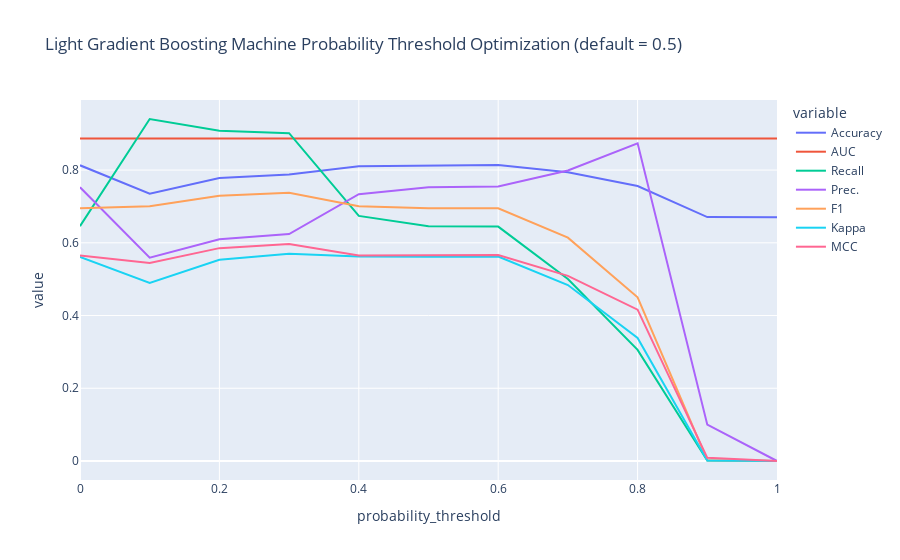

Notebook source saved alongside this figure:
### Code cell
best_lr_threshold = optimize_threshold(calibrated_dt,optimize='Recall')

### Figure 1 — Plotly figure (JSON) as saved in the notebook; plotly's stock layout.template omitted (floating-point values rounded to 4 significant figures)
{"data": [{"hovertemplate": "variable=Accuracy<br>probability_threshold=%{x}<br>value=%{y}<extra></extra>", "legendgroup": "Accuracy", "line": {"color": "#636efa", "dash": "solid"}, "marker": {"symbol": "circle"}, "mode": "lines", "name": "Accuracy", "orientation": "v", "showlegend": true, "type": "scatter", "x": [0, 0.1, 0.2, 0.3, 0.4, 0.5, 0.6, 0.7, 0.8, 0.9, 1], "xaxis": "x", "y": [0.8131, 0.7349, 0.7781, 0.7881, 0.8103, 0.8131, 0.8139, 0.7938, 0.756, 0.6706, 0.6702], "yaxis": "y"}, {"hovertemplate": "variable=AUC<br>probability_threshold=%{x}<br>value=%{y}<extra></extra>", "legendgroup": "AUC", "line": {"color": "#EF553B", "dash": "solid"}, "marker": {"symbol": "circle"}, "mode": "lines", "name": "AUC", "orientation": "v", "showlegend": true, "type": "scatter", "x": [0, 0.1, 0.2, 0.3, 0.4, 0.5, 0.6, 0.7, 0.8, 0.9, 1], "xaxis": "x", "y": [0.887, 0.887, 0.887, 0.887, 0.887, 0.887, 0.887, 0.887, 0.887, 0.887, 0.887], "yaxis": "y"}, {"hovertemplate": "variable=Recall<br>probability_threshold=%{x}<br>value=%{y}<extra></extra>", "legendgroup": "Recall", "line": {"color": "#00cc96", "dash": "solid"}, "marker": {"symbol": "circle"}, "mode": "lines", "name": "Recall", "orientation": "v", "showlegend": true, "type": "scatter", "x": [0, 0.1, 0.2, 0.3, 0.4, 0.5, 0.6, 0.7, 0.8, 0.9, 1], "xaxis": "x", "y": [0.6457, 0.9404, 0.9079, 0.9013, 0.6739, 0.6457, 0.6446, 0.5006, 0.3055, 0.0011, 0], "yaxis": "y"}, {"hovertemplate": "variable=Prec.<br>probability_threshold=%{x}<br>value=%{y}<extra></extra>", "legendgroup": "Prec.", "line": {"color": "#ab63fa", "dash": "solid"}, "marker": {"symbol": "circle"}, "mode": "lines", "name": "Prec.", "orientation": "v", "showlegend": true, "type": "scatter", "x": [0, 0.1, 0.2, 0.3, 0.4, 0.5, 0.6, 0.7, 0.8, 0.9, 1], "xaxis": "x", "y": [0.7527, 0.5593, 0.61, 0.6241, 0.7335, 0.7527, 0.7551, 0.7987, 0.8737, 0.1, 0], "yaxis": "y"}, {"hovertemplate": "variable=F1<br>probability_threshold=%{x}<br>value=%{y}<extra></extra>", "legendgroup": "F1", "line": {"color": "#FFA15A", "dash": "solid"}, "marker": {"symbol": "circle"}, "mode": "lines", "name": "F1", "orientation": "v", "showlegend": true, "type": "scatter", "x": [0, 0.1, 0.2, 0.3, 0.4, 0.5, 0.6, 0.7, 0.8, 0.9, 1], "xaxis": "x", "y": [0.6947, 0.7008, 0.7295, 0.7374, 0.7007, 0.6947, 0.6951, 0.614, 0.4502, 0.0022, 0], "yaxis": "y"}, {"hovertemplate": "variable=Kappa<br>probability_threshold=%{x}<br>value=%{y}<extra></extra>", "legendgroup": "Kappa", "line": {"color": "#19d3f3", "dash": "solid"}, "marker": {"symbol": "circle"}, "mode": "lines", "name": "Kappa", "orientation": "v", "showlegend": true, "type": "scatter", "x": [0, 0.1, 0.2, 0.3, 0.4, 0.5, 0.6, 0.7, 0.8, 0.9, 1], "xaxis": "x", "y": [0.5613, 0.4896, 0.5534, 0.5696, 0.5625, 0.5613, 0.5624, 0.4839, 0.3383, 0.0015, 0], "yaxis": "y"}, {"hovertemplate": "variable=MCC<br>probability_threshold=%{x}<br>value=%{y}<extra></extra>", "legendgroup": "MCC", "line": {"color": "#FF6692", "dash": "solid"}, "marker": {"symbol": "circle"}, "mode": "lines", "name": "MCC", "orientation": "v", "showlegend": true, "type": "scatter", "x": [0, 0.1, 0.2, 0.3, 0.4, 0.5, 0.6, 0.7, 0.8, 0.9, 1], "xaxis": "x", "y": [0.565, 0.5443, 0.5853, 0.5968, 0.565, 0.565, 0.5663, 0.5091, 0.4161, 0.0086, 0], "yaxis": "y"}], "layout": {"legend": {"title": {"text": "variable"}, "tracegroupgap": 0}, "title": {"text": "Light Gradient Boosting Machine Probability Threshold Optimization (default = 0.5)"}, "xaxis": {"anchor": "y", "domain": [0, 1], "title": {"text": "probability_threshold"}}, "yaxis": {"anchor": "x", "domain": [0, 1], "title": {"text": "value"}}}}
